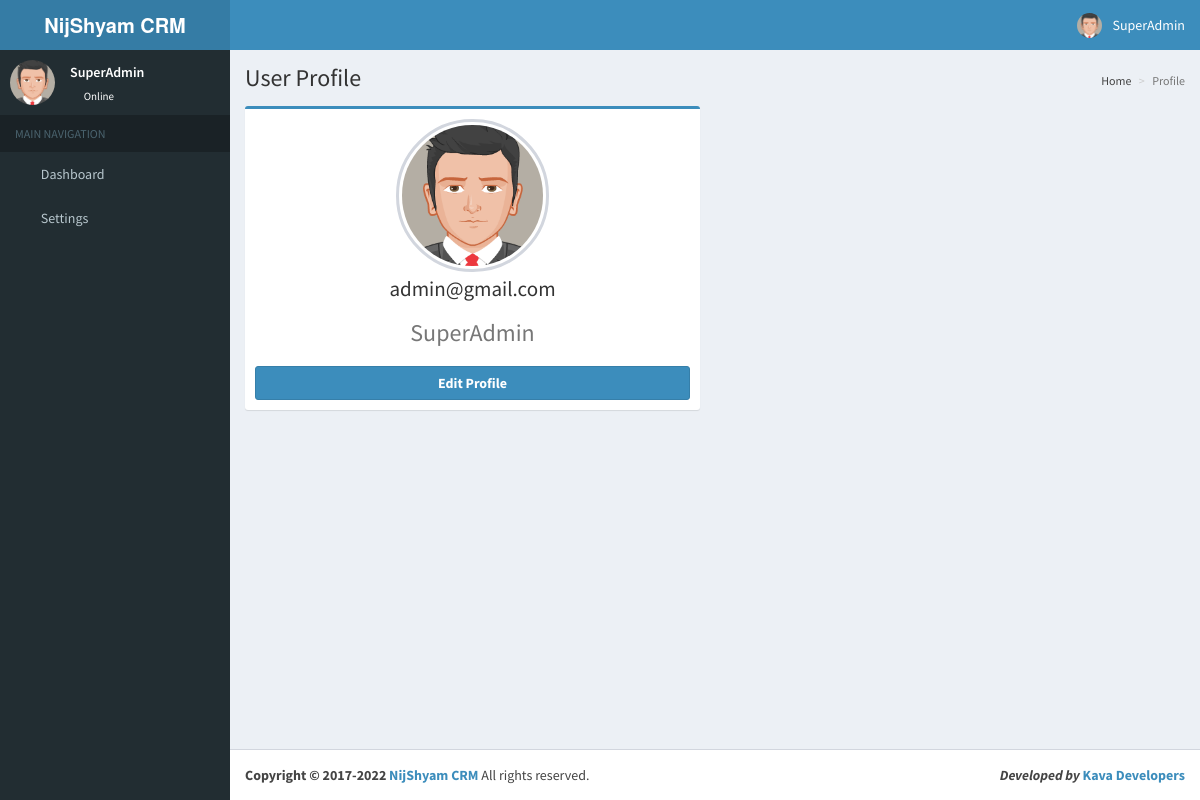
Page /site/profile.php (signed in) on the committed database.
### tables this page shows
CREATE TABLE IF NOT EXISTS `user` (
  `id` int(11) NOT NULL AUTO_INCREMENT,
  `user` varchar(200) NOT NULL,
  `email` varchar(200) DEFAULT NULL,
  `name` varchar(200) NOT NULL,
  `image` varchar(200) NOT NULL,
  `password` varchar(200) NOT NULL,
  `mobile` varchar(10) DEFAULT NULL,
  `auth` int(1) NOT NULL,
  `created_by` varchar(20) NOT NULL,
  `df` tinyint(1) NOT NULL DEFAULT '0',
  `c_id` varchar(200) DEFAULT NULL,
  PRIMARY KEY (`id`)
);

### site/query.php (called while the page is built, shortened)
<?php
include_once('config/config.php');
$user = $con->query("SELECT * FROM `user` WHERE id = '".$_SESSION['id']."'")->fetch_object();
?>

### site/profile.php (the view, shortened to what this page needs)
<?php include_once('header.php'); ?>
<?php include_once('sidebar.php'); ?>
<div class="content-wrapper">
<section class="content-header">
      <h1>
        User Profile
       </h1>
      <ol class="breadcrumb">
			<li class=""><a href="index.php"><i class="fa fa-home"></i>Home</a></li>
	        <li class="active">Profile</li>
      	</ol>
    </section>
<section class="content">
	<?php $q = $con->query("select * from user where id = '".$_SESSION['id']."'")->fetch_object(); ?>
    <div class="row">
        <div class="col-md-6">
			<div class="box box-primary">
				<div class="box-body box-profile">
					<img class="profile-user-img img-responsive img-circle" style="width:35% !important;" src="<?php echo $q->image; ?>" alt="User profile picture">
					<h3 class="profile-username text-center"><?php echo $q->email; ?></h3>
					<h3 class="text-muted text-center"><?php echo $q->name; ?></h3>
					  <a href="edit_profile.php" class="btn btn-primary btn-block"><b>Edit Profile</b></a>
				</div>
			</div>
		</div>
	</div>
</section>
</div>
<?php include_once('footer.php'); ?>

### site/header.php (shortened to what this page needs)
<?php include_once('config/config.php');
 include_once('query.php');
?>
<!DOCTYPE html>
<html>
<head>
  <link rel="stylesheet" href="bootstrap/css/bootstrap.min.css">
  <link rel="stylesheet" href="font/css/font-awesome.min.css">
  <link rel="stylesheet" href="inicons/css/ionicons.min.css">
  <link rel="stylesheet" href="dist/css/AdminLTE.min.css">
<link rel="stylesheet" href="build/select2.min.css">
  <link rel="stylesheet" href="dist/css/skins/_all-skins.min.css">
  <link rel="stylesheet" href="plugins/iCheck/flat/blue.css">
  <link rel="stylesheet" href="plugins/jQueryUI/jquery-ui.min.css">
  <link rel="stylesheet" href="plugins/jvectormap/jquery-jvectormap-1.2.2.css">
  <link rel="stylesheet" href="plugins/datepicker/datepicker3.css">
  <link rel="stylesheet" href="plugins/daterangepicker/daterangepicker.css">
  <link rel="stylesheet" href="plugins/bootstrap-wysihtml5/bootstrap3-wysihtml5.min.css">
  <link rel="stylesheet" href="js/datatables.net/css/dataTables.bootstrap.min.css">
  <link rel="stylesheet" href="js/datatables.net/css/dataTables.tableTools.min.css">
</head>
<body class="hold-transition skin-blue sidebar-mini">
<div class="wrapper">
  <header class="main-header">
    <a href="" class="logo">
      <span class="logo-lg"><b><?php if($user->auth == '0'){ echo company; } else { echo get_company($con,$user->c_id); } ?></b> </span>
    </a>
    <nav class="navbar navbar-static-top">
       <a href="#" class="sidebar-toggle" data-toggle="offcanvas" role="button">
      </a>
      <div class="navbar-custom-menu">
        <ul class="nav navbar-nav">
				 <li>
            <a href="" title="Refresh Page" ><i class="fa fa-refresh"></i></a>
          </li>
				  <li>
            <a href="../lock_make.php" title="Lock" ><i class="fa fa-lock"></i></a>
          </li>
          <li class="dropdown user user-menu">
            <a href="#" class="dropdown-toggle" data-toggle="dropdown">
              <img src="<?php echo $user->image; ?>" class="user-image" alt="User Image">
              <span class="hidden-xs"><?php echo $user->name; ?></span>
            </a>
          </li>
        </ul>
      </div>
    </nav>
  </header>

### site/sidebar.php (shortened to what this page needs)
<aside class="main-sidebar">
    <section class="sidebar">
      <div class="user-panel">
        <div class="pull-left image">
          <img src="<?php echo $user->image; ?>" class="img-circle" alt="User Image">
        </div>
        <div class="pull-left info">
          <p><?php echo $user->name; ?></p>
          <a href="#"><i class="fa fa-circle text-success"></i> Online</a>
        </div>
      </div>
      <ul class="sidebar-menu">
        <li class="header">MAIN NAVIGATION</li>
		<li class='<?php menu(array("index.php")); ?>'><a href="index.php"><i class="fa fa-dashboard"></i> <span>Dashboard</span></a></li>
		<?php if($user->auth != '2'){ ?>
			<li class="treeview ">
			  <a href="#">
				<i class="fa fa-gears"></i> <span>Settings</span>
				<span class="pull-right-container">
				  <i class="fa fa-angle-left pull-right"></i>
				</span>
			  </a>
			</li>
		<?php } ?>
      </ul>
    </section>
  </aside>

### rows in the picture
user: image (picture), name "SuperAdmin", email "admin@gmail.com"

### other values in the picture
company "NijShyam CRM"
